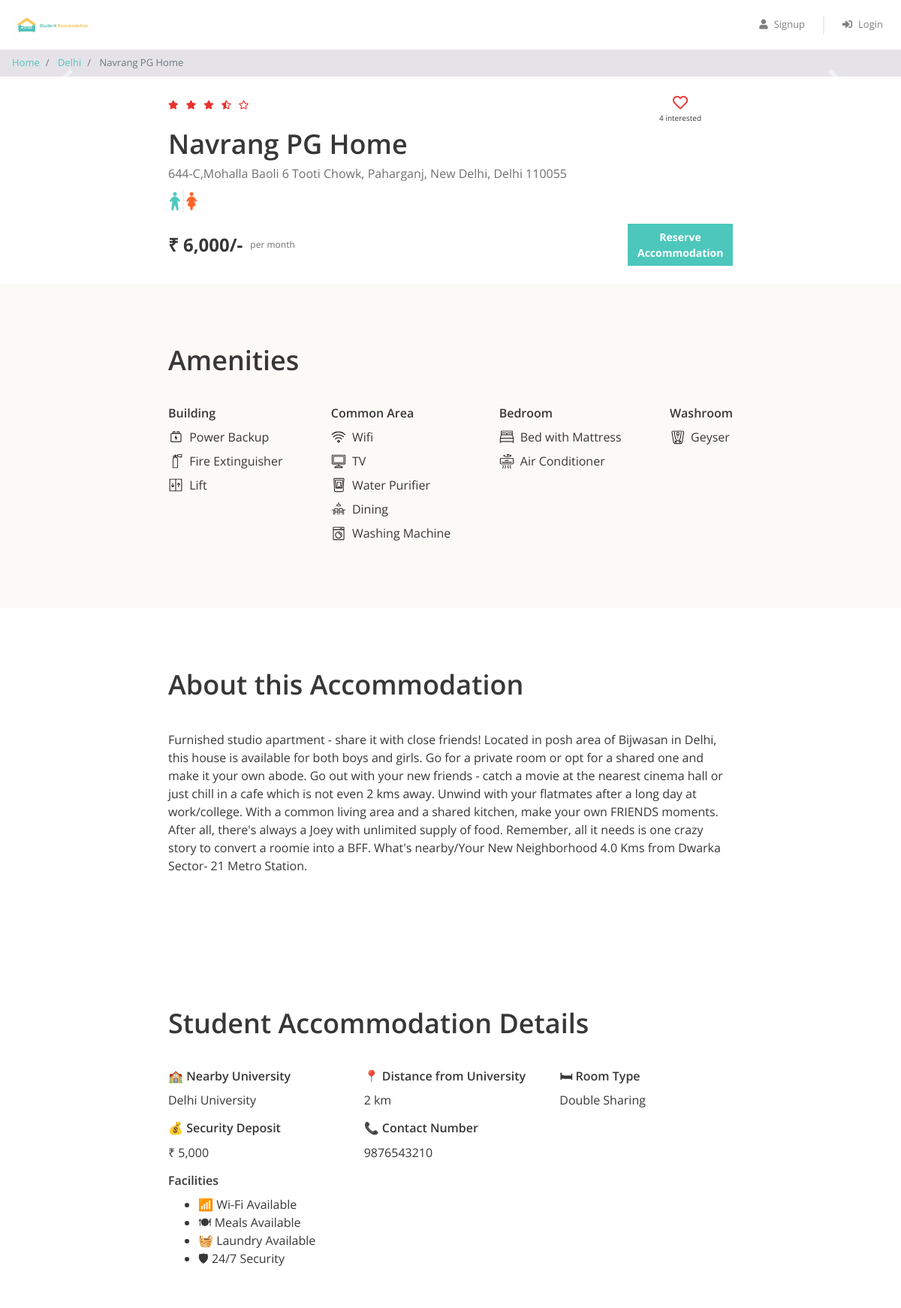
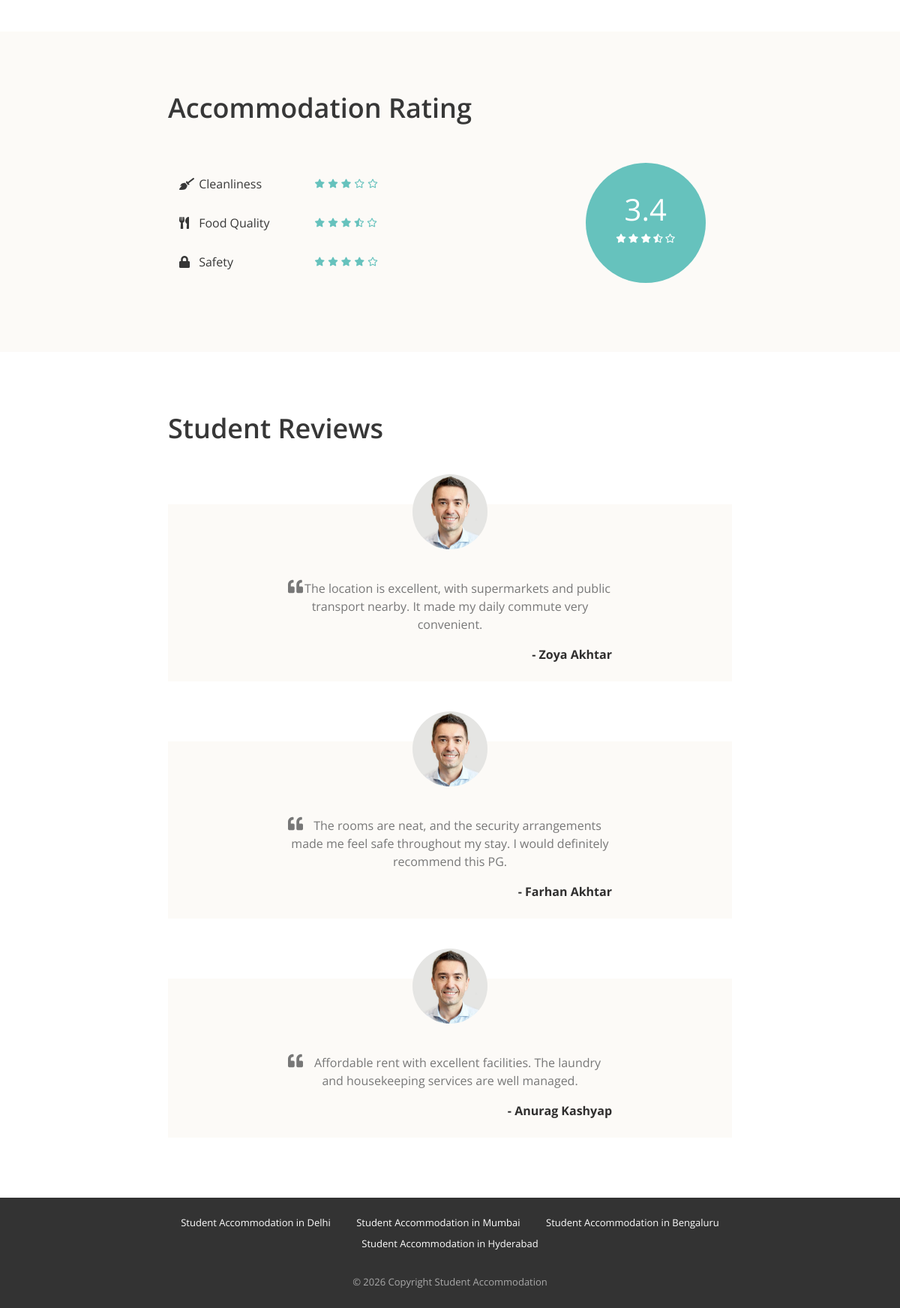
Screenshot of /property_detail.php?property_id=2 with the database file from the repository (2 pictures, top to bottom).
### tables this page shows
CREATE TABLE `properties` (
  `id` int(11) NOT NULL,
  `city_id` int(11) NOT NULL,
  `name` varchar(100) NOT NULL,
  `address` varchar(255) NOT NULL,
  `description` longtext NOT NULL,
  `gender` enum('male','female','unisex') NOT NULL,
  `rent` int(11) NOT NULL,
  `rating_clean` float(2,1) NOT NULL,
  `rating_food` float(2,1) NOT NULL,
  `rating_safety` float(2,1) NOT NULL,
  `university_name` varchar(255) DEFAULT NULL,
  `university_distance` varchar(100) DEFAULT NULL,
  `room_type` varchar(100) DEFAULT NULL,
  `wifi` tinyint(1) DEFAULT 0,
  `meals` tinyint(1) DEFAULT 0,
  `laundry` tinyint(1) DEFAULT 0,
  `security` tinyint(1) DEFAULT 0,
  `deposit` int(11) DEFAULT NULL,
  `contact_number` varchar(15) DEFAULT NULL
);

CREATE TABLE `cities` (
  `id` int(11) NOT NULL,
  `name` varchar(100) NOT NULL
);

CREATE TABLE `amenities` (
  `id` int(11) NOT NULL,
  `name` varchar(100) NOT NULL,
  `type` varchar(100) NOT NULL,
  `icon` varchar(100) NOT NULL
);

CREATE TABLE `testimonials` (
  `id` int(11) NOT NULL,
  `property_id` int(11) NOT NULL,
  `user_name` varchar(100) NOT NULL,
  `content` text NOT NULL
);

### property_detail.php (the view, shortened to what this page needs)
<?php
require "includes/database_connect.php";
$property_id = $_GET["property_id"];
$sql_1 = "SELECT *, p.id AS property_id, p.name AS property_name, c.name AS city_name
            FROM properties p
            INNER JOIN cities c ON p.city_id = c.id
            WHERE p.id = $property_id";
$result_1 = mysqli_query($conn, $sql_1);
$property = mysqli_fetch_assoc($result_1);
$sql_2 = "SELECT * FROM testimonials WHERE property_id = $property_id";
$result_2 = mysqli_query($conn, $sql_2);
$testimonials = mysqli_fetch_all($result_2, MYSQLI_ASSOC);
$sql_3 = "SELECT a.*
            FROM amenities a
            INNER JOIN properties_amenities pa ON a.id = pa.amenity_id
            WHERE pa.property_id = $property_id";
$result_3 = mysqli_query($conn, $sql_3);
$amenities = mysqli_fetch_all($result_3, MYSQLI_ASSOC);
$sql_4 = "SELECT * FROM interested_users_properties WHERE property_id = $property_id";
$result_4 = mysqli_query($conn, $sql_4);
$interested_users_count = mysqli_num_rows($result_4);
?>
<!DOCTYPE html>
<html lang="en">
<head>
    <?php
    include "includes/head_links.php";
    ?>
    <link href="css/property_detail.css" rel="stylesheet" />
</head>
<body>
    <?php
    include "includes/header.php";
    ?>
    <nav aria-label="breadcrumb">
        <ol class="breadcrumb py-2">
            <li class="breadcrumb-item">
                <a href="index.php">Home</a>
            </li>
            <li class="breadcrumb-item">
                <a href="property_list.php?city=<?= $property['city_name']; ?>"><?= $property['city_name']; ?></a>
            </li>
            <li class="breadcrumb-item active" aria-current="page">
                <?= $property['property_name']; ?>
            </li>
        </ol>
    </nav>
    <div id="property-images" class="carousel slide" data-ride="carousel">
        <a class="carousel-control-prev" href="#property-images" role="button" data-slide="prev">
            <span class="carousel-control-prev-icon" aria-hidden="true"></span>
        </a>
        <a class="carousel-control-next" href="#property-images" role="button" data-slide="next">
            <span class="carousel-control-next-icon" aria-hidden="true"></span>
        </a>
    </div>
    <div class="property-summary page-container">
        <div class="row no-gutters justify-content-between">
            <?php
            $total_rating = ($property['rating_clean'] + $property['rating_food'] + $property['rating_safety']) / 3;
            $total_rating = round($total_rating, 1);
            ?>
            <div class="star-container" title="<?= $total_rating ?>">
                <?php
                $rating = $total_rating;
                for ($i = 0; $i < 5; $i++) {
                    if ($rating >= $i + 0.8) {
                ?>
                        <i class="fas fa-star"></i>
                    <?php
                    } elseif ($rating >= $i + 0.3) {
                    ?>
                        <i class="fas fa-star-half-alt"></i>
                    <?php
                    } else {
                    ?>
                        <i class="far fa-star"></i>
                <?php
                    }
                }
                ?>
            </div>
            <div class="interested-container">
<?php
$is_interested = false;
?>
<i
class="is-interested-image <?= $is_interested ? 'fas' : 'far' ?> fa-heart"
data-property-id="<?= $property_id ?>">
</i>
<div class="interested-text">
<span class="interested-user-count">
<?= $interested_users_count ?>
</span>
interested
</div>
</div>
        </div>
        <div class="detail-container">
            <div class="property-name"><?= $property['property_name'] ?></div>
            <div class="property-address"><?= $property['address'] ?></div>
            <div class="property-gender">
                <?php
                if ($property['gender'] == "male") {
                ?>
                    <img src="img/male.png">
                <?php
                } elseif ($property['gender'] == "female") {
                ?>
                    <img src="img/female.png">
                <?php
                } else {
                ?>
                    <img src="img/unisex.png">
                <?php
                }
                ?>
            </div>
        </div>
        <div class="row no-gutters">
            <div class="rent-container col-6">
                <div class="rent">₹ <?= number_format($property['rent']) ?>/-</div>
                <div class="rent-unit">per month</div>
            </div>
            <div class="button-container col-6">
                <a href="#" class="btn btn-primary">Reserve Accommodation</a>
            </div>
        </div>
    </div>
    <div class="property-amenities">
        <div class="page-container">
            <h1>Amenities</h1>
            <div class="row justify-content-between">
                <div class="col-md-auto">
                    <h5>Building</h5>
                    <?php
                    foreach ($amenities as $amenity) {
                        if ($amenity['type'] == "Building") {
                    ?>
                            <div class="amenity-container">
                                <img src="img/amenities/<?= $amenity['icon'] ?>.svg">
                                <span><?= $amenity['name'] ?></span>
                            </div>
                    <?php
                        }
                    }
                    ?>
                </div>
                <div class="col-md-auto">
                    <h5>Common Area</h5>
                    <?php
                    foreach ($amenities as $amenity) {
                        if ($amenity['type'] == "Common Area") {
                    ?>
                            <div class="amenity-container">
                                <img src="img/amenities/<?= $amenity['icon'] ?>.svg">
                                <span><?= $amenity['name'] ?></span>
                            </div>
                    <?php
                        }
                    }
                    ?>
                </div>
                <div class="col-md-auto">
                    <h5>Bedroom</h5>
                    <?php
                    foreach ($amenities as $amenity) {
                        if ($amenity['type'] == "Bedroom") {
                    ?>
                            <div class="amenity-container">
                                <img src="img/amenities/<?= $amenity['icon'] ?>.svg">
                                <span><?= $amenity['name'] ?></span>
                            </div>
                    <?php
                        }
                    }
                    ?>
                </div>
                <div class="col-md-auto">
                    <h5>Washroom</h5>
                    <?php
                    foreach ($amenities as $amenity) {
                        if ($amenity['type'] == "Washroom") {
                    ?>
                            <div class="amenity-container">
                                <img src="img/amenities/<?= $amenity['icon'] ?>.svg">
                                <span><?= $amenity['name'] ?></span>
                            </div>
                    <?php
                        }
                    }
                    ?>
                </div>
            </div>
        </div>
    </div>
    <div class="property-about page-container">
        <h1>About this Accommodation</h1>
        <p><?= $property['description'] ?></p>
    </div>
    <div class="property-about page-container">
    <h1>Student Accommodation Details</h1>
    <div class="row">
        <div class="col-md-4">
            <h5>🏫 Nearby University</h5>
            <p><?= $property['university_name']; ?></p>
        </div>
        <div class="col-md-4">
            <h5>📍 Distance from University</h5>
            <p><?= $property['university_distance']; ?></p>
        </div>
        <div class="col-md-4">
            <h5>🛏 Room Type</h5>
            <p><?= $property['room_type']; ?></p>
        </div>
        <div class="col-md-4">
            <h5>💰 Security Deposit</h5>
            <p>₹ <?= number_format($property['deposit']); ?></p>
        </div>
        <div class="col-md-4">
            <h5>📞 Contact Number</h5>
            <p><?= $property['contact_number']; ?></p>
        </div>
    </div>
    <h5>Facilities</h5>
    <ul>
        <?php if($property['wifi']) { ?>
            <li>📶 Wi-Fi Available</li>
        <?php } ?>
        <?php if($property['meals']) { ?>
            <li>🍽 Meals Available</li>
        <?php } ?>
        <?php if($property['laundry']) { ?>
            <li>🧺 Laundry Available</li>
        <?php } ?>
        <?php if($property['security']) { ?>
            <li>🛡 24/7 Security</li>
        <?php } ?>
    </ul>
</div>
    <div class="property-rating">
        <div class="page-container">
            <h1>Accommodation Rating</h1>
            <div class="row align-items-center justify-content-between">
                <div class="col-md-6">
                    <div class="rating-criteria row">
                        <div class="col-6">
                            <i class="rating-criteria-icon fas fa-broom"></i>
                            <span class="rating-criteria-text">Cleanliness</span>
                        </div>
                        <div class="rating-criteria-star-container col-6" title="<?= $property['rating_clean'] ?>">
                            <?php
                            $rating = $property['rating_clean'];
                            for ($i = 0; $i < 5; $i++) {
                                if ($rating >= $i + 0.8) {
                            ?>
                                    <i class="fas fa-star"></i>
                                <?php
                                } elseif ($rating >= $i + 0.3) {
                                ?>
                                    <i class="fas fa-star-half-alt"></i>
                                <?php
                                } else {
                                ?>
                                    <i class="far fa-star"></i>
                            <?php
                                }
                            }
                            ?>
                        </div>
                    </div>
                    <div class="rating-criteria row">
                        <div class="col-6">
                            <i class="rating-criteria-icon fas fa-utensils"></i>
                            <span class="rating-criteria-text">Food Quality</span>
                        </div>
                        <div class="rating-criteria-star-container col-6" title="<?= $property['rating_food'] ?>">
                            <?php
                            $rating = $property['rating_food'];
                            for ($i = 0; $i < 5; $i++) {
                                if ($rating >= $i + 0.8) {
                            ?>
                                    <i class="fas fa-star"></i>
                                <?php
                                } elseif ($rating >= $i + 0.3) {
                                ?>
                                    <i class="fas fa-star-half-alt"></i>
                                <?php
                                } else {
                                ?>
                                    <i class="far fa-star"></i>
                            <?php
                                }
                            }
                            ?>
                        </div>
                    </div>
                    <div class="rating-criteria row">
                        <div class="col-6">
                            <i class="rating-criteria-icon fa fa-lock"></i>
                            <span class="rating-criteria-text">Safety</span>
                        </div>
                        <div class="rating-criteria-star-container col-6" title="<?= $property['rating_safety'] ?>">
                            <?php
                            $rating = $property['rating_safety'];
                            for ($i = 0; $i < 5; $i++) {
                                if ($rating >= $i + 0.8) {
                            ?>
                                    <i class="fas fa-star"></i>
                                <?php
                                } elseif ($rating >= $i + 0.3) {
                                ?>
                                    <i class="fas fa-star-half-alt"></i>
                                <?php
                                } else {
                                ?>
                                    <i class="far fa-star"></i>
                            <?php
                                }
                            }
                            ?>
                        </div>
                    </div>
                </div>
                <div class="col-md-4">
                    <div class="rating-circle">
                        <?php
                        $total_rating = ($property['rating_clean'] + $property['rating_food'] + $property['rating_safety']) / 3;
                        $total_rating = round($total_rating, 1);
                        ?>
                        <div class="total-rating"><?= $total_rating ?></div>
                        <div class="rating-circle-star-container">
                            <?php
                            $rating = $total_rating;
                            for ($i = 0; $i < 5; $i++) {
                                if ($rating >= $i + 0.8) {
                            ?>
                                    <i class="fas fa-star"></i>
                                <?php
                                } elseif ($rating >= $i + 0.3) {
                                ?>
                                    <i class="fas fa-star-half-alt"></i>
                                <?php
                                } else {
                                ?>
                                    <i class="far fa-star"></i>
                            <?php
                                }
                            }
                            ?>
                        </div>
                    </div>
                </div>
            </div>
        </div>
    </div>
    <div class="property-testimonials page-container">
        <h1>Student Reviews</h1>
        <?php
        foreach ($testimonials as $testimonial) {
        ?>
            <div class="testimonial-block">
                <div class="testimonial-image-container">
                    <img class="testimonial-img" src="img/man.png">
                </div>
                <div class="testimonial-text">
                    <i class="fa fa-quote-left" aria-hidden="true"></i>
                    <p><?= $testimonial['content'] ?></p>
                </div>
                <div class="testimonial-name">- <?= $testimonial['user_name'] ?></div>
            </div>
        <?php
        }
        ?>
    </div>
    <?php
include "includes/footer.php";
?>
</body>
</html>

### rows the page displays
properties: city.name "Delhi", name "Navrang PG Home", address "644-C,Mohalla Baoli 6 Tooti Chowk, Paharganj, New Delhi, Delhi 110055", rent "6,000", description "Furnished studio apartment - share it with close friends! Located in posh area of Bijwasan in Delhi, this house is available for both boys and girls. Go for a private room or opt for a shared one and make it your own abode. Go out with your new friends - catch a movie at the nearest cinema hall or just chill in a cafe which is not even 2 kms away. Unwind with your flatmates after a long day at work/college. With a common living area and a shared kitchen, make your own FRIENDS moments. After all, there's always a Joey with unlimited supply of food. Remember, all it needs is one crazy story to convert a roomie into a BFF. What's nearby/Your New Neighborhood 4.0 Kms from Dwarka Sector- 21…", university_name "Delhi University", university_distance "2 km", room_type "Double Sharing", deposit "5,000", contact_number "9876543210", rating_food "3.4"
amenities: icon (picture), name "Power Backup"
amenities: icon (picture), name "Fire Extinguisher"
amenities: icon (picture), name "Lift"
amenities: icon (picture), name "Wifi"
amenities: shows a picture, name "TV"
amenities: icon (picture), name "Water Purifier"
amenities: icon (picture), name "Dining"
amenities: icon (picture), name "Washing Machine"
amenities: shows a picture, name "Bed with Mattress"
amenities: shows a picture, name "Air Conditioner"
amenities: icon (picture), name "Geyser"
testimonials: content "The location is excellent, with supermarkets and public transport nearby. It made my daily commute very convenient.", user_name "Zoya Akhtar"
testimonials: content "The rooms are neat, and the security arrangements made me feel safe throughout my stay. I would definitely recommend this PG.", user_name "Farhan Akhtar"
testimonials: content "Affordable rent with excellent facilities. The laundry and housekeeping services are well managed.", user_name "Anurag Kashyap"

### other values shown
$interested_users_count "4"
